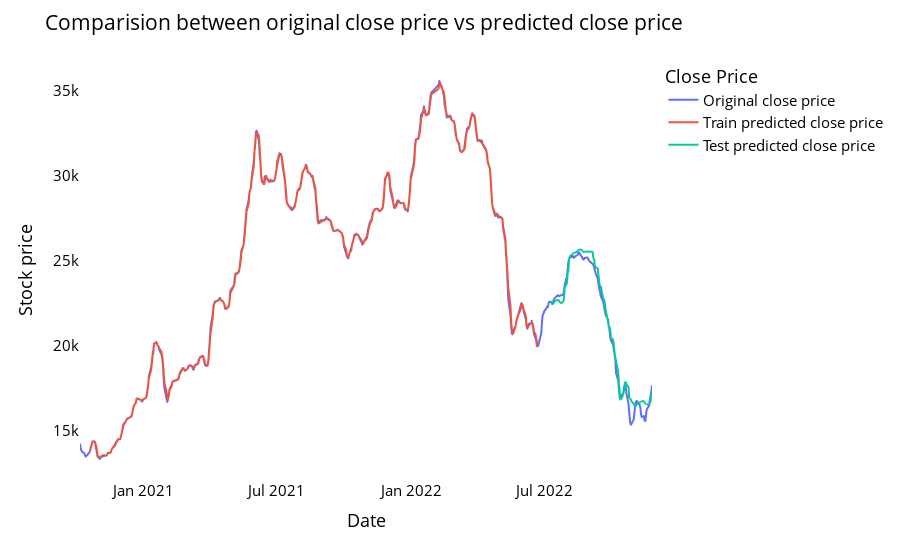

The code cell stored with this chart in its notebook:
### Code cell
# shift train predictions for plotting
from itertools import cycle
import plotly.express as px
print(RF_train_predict.shape)

look_back=time_step
trainPredictPlot = np.empty_like(closedf)
trainPredictPlot[:, :] = np.nan
trainPredictPlot[look_back:len(RF_train_predict)+look_back, :] = RF_train_predict
print("Train predicted data: ", trainPredictPlot.shape)

# shift test predictions for plotting
testPredictPlot = np.empty_like(closedf)
testPredictPlot[:, :] = np.nan
testPredictPlot[len(RF_train_predict)+(look_back*2)+1:len(closedf)-1, :] = RF_test_predict
print("Test predicted data: ", testPredictPlot.shape)

names = cycle(['Original close price','Train predicted close price','Test predicted close price'])


plotdf = pd.DataFrame({'date': close_stock['trunc_time'],
                       'original_close': close_stock['ma_5'],
                      'train_predicted_close': trainPredictPlot.reshape(1,-1)[0].tolist(),
                      'test_predicted_close': testPredictPlot.reshape(1,-1)[0].tolist()})

fig = px.line(plotdf,x=plotdf['date'], y=[plotdf['original_close'],plotdf['train_predicted_close'],
                                          plotdf['test_predicted_close']],
              labels={'value':'Stock price','date': 'Date'})
fig.update_layout(title_text='Comparision between original close price vs predicted close price',
                  plot_bgcolor='white', font_size=15, font_color='black', legend_title_text='Close Price')
fig.for_each_trace(lambda t:  t.update(name = next(names)))

fig.update_xaxes(showgrid=False)
fig.update_yaxes(showgrid=False)
fig.show()

### Figure 1 — Plotly figure (JSON) as saved in the notebook; plotly's stock layout.template omitted (floating-point values rounded to 4 significant figures; data arrays with more than 128 entries replaced by an {"elided": "..."} marker saying what was removed)
{"data": [{"hovertemplate": "variable=original_close<br>Date=%{x}<br>Stock price=%{y}<extra></extra>", "legendgroup": "original_close", "line": {"color": "#636efa", "dash": "solid"}, "marker": {"symbol": "circle"}, "mode": "lines", "name": "Original close price", "showlegend": true, "type": "scattergl", "x": {"elided": "537 str values"}, "xaxis": "x", "y": {"elided": "537 float values"}, "yaxis": "y"}, {"hovertemplate": "variable=train_predicted_close<br>Date=%{x}<br>Stock price=%{y}<extra></extra>", "legendgroup": "train_predicted_close", "line": {"color": "#EF553B", "dash": "solid"}, "marker": {"symbol": "circle"}, "mode": "lines", "name": "Train predicted close price", "showlegend": true, "type": "scattergl", "x": {"elided": "537 str values"}, "xaxis": "x", "y": {"elided": "537 float values"}, "yaxis": "y"}, {"hovertemplate": "variable=test_predicted_close<br>Date=%{x}<br>Stock price=%{y}<extra></extra>", "legendgroup": "test_predicted_close", "line": {"color": "#00cc96", "dash": "solid"}, "marker": {"symbol": "circle"}, "mode": "lines", "name": "Test predicted close price", "showlegend": true, "type": "scattergl", "x": {"elided": "537 str values"}, "xaxis": "x", "y": {"elided": "537 float values"}, "yaxis": "y"}], "layout": {"font": {"color": "black", "size": 15}, "legend": {"title": {"text": "Close Price"}, "tracegroupgap": 0}, "margin": {"t": 60}, "plot_bgcolor": "white", "title": {"text": "Comparision between original close price vs predicted close price"}, "xaxis": {"anchor": "y", "domain": [0, 1], "showgrid": false, "title": {"text": "Date"}}, "yaxis": {"anchor": "x", "domain": [0, 1], "showgrid": false, "title": {"text": "Stock price"}}}}
